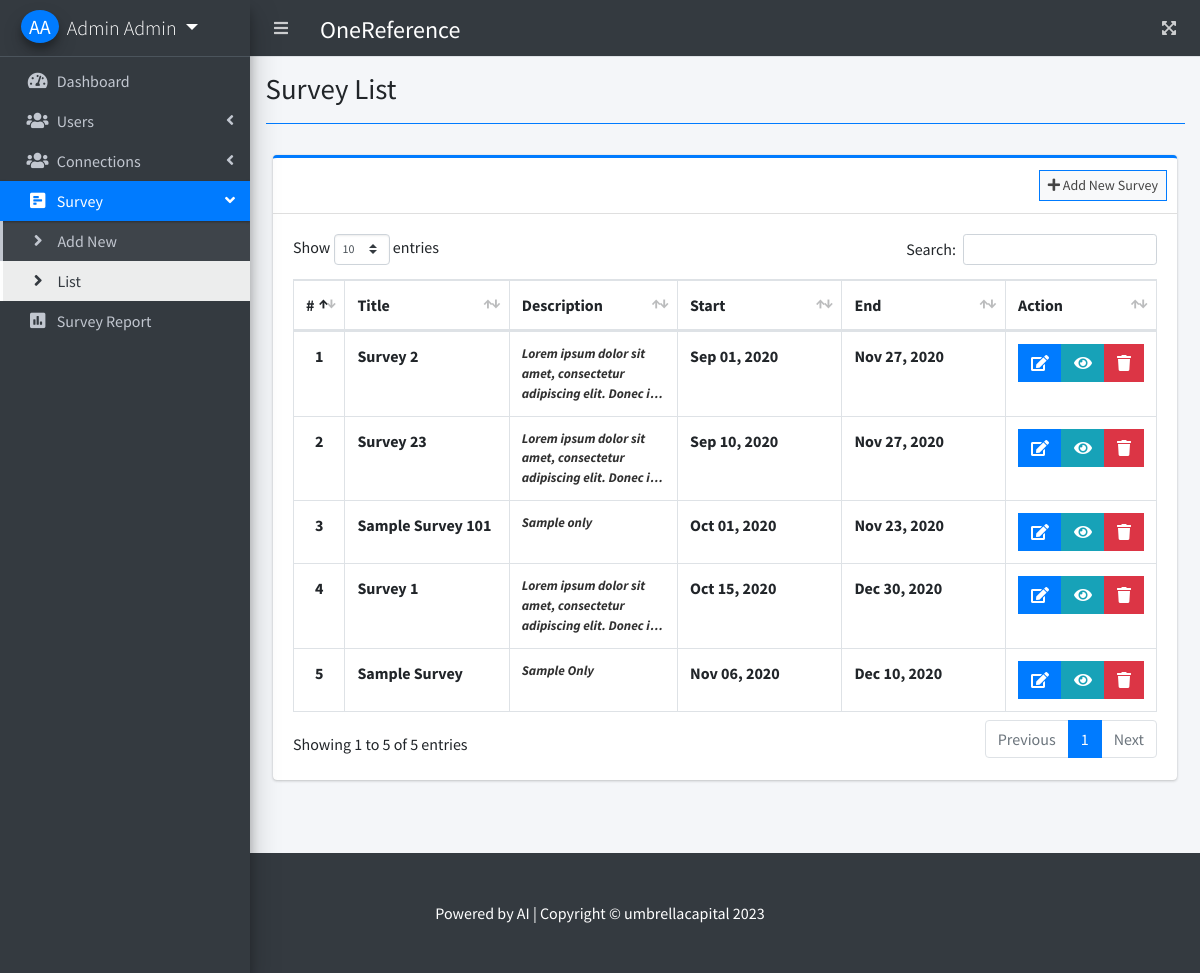
The page /home.php?page=survey_list (signed in) on the database its author committed.
### tables this page shows
CREATE TABLE `survey_set` (
  `id` int(30) NOT NULL,
  `title` varchar(200) NOT NULL,
  `description` text NOT NULL,
  `user_id` int(30) NOT NULL,
  `start_date` date NOT NULL,
  `end_date` date NOT NULL,
  `date_created` datetime NOT NULL DEFAULT current_timestamp()
);

### survey_list.php (the view, shortened to what this page needs)
<?php include'db_connect.php' ?>
<div class="col-lg-12">
	<div class="card card-outline card-primary">
		<div class="card-header">
			<div class="card-tools">
				<a class="btn btn-block btn-sm btn-default btn-flat border-primary" href="./home.php?page=new_survey"><i class="fa fa-plus"></i> Add New Survey</a>
			</div>
		</div>
		<div class="card-body">
			<table class="table tabe-hover table-bordered" id="list">
				<colgroup>
					<col width="5%">
					<col width="20%">
					<col width="20%">
					<col width="20%">
					<col width="20%">
					<col width="15%">
				</colgroup>
				<thead>
					<tr>
						<th class="text-center">#</th>
						<th>Title</th>
						<th>Description</th>
						<th>Start</th>
						<th>End</th>
						<th>Action</th>
					</tr>
				</thead>
				<tbody>
					<?php
					$i = 1;
					$qry = $conn->query("SELECT * FROM survey_set order by date(start_date) asc,date(end_date) asc ");
					while($row= $qry->fetch_assoc()):
					?>
					<tr>
						<th class="text-center"><?php echo $i++ ?></th>
						<td><b><?php echo ucwords($row['title']) ?></b></td>
						<td><b class="truncate"><?php echo $row['description'] ?></b></td>
						<td><b><?php echo date("M d, Y",strtotime($row['start_date'])) ?></b></td>
						<td><b><?php echo date("M d, Y",strtotime($row['end_date'])) ?></b></td>
						<td class="text-center">
		                    <div class="btn-group">
		                        <a href="./home.php?page=edit_survey&id=<?php echo $row['id'] ?>" class="btn btn-primary btn-flat">
		                          <i class="fas fa-edit"></i>
		                        </a>
		                        <a  href="./home.php?page=view_survey&id=<?php echo $row['id'] ?>" class="btn btn-info btn-flat">
		                          <i class="fas fa-eye"></i>
		                        </a>
		                        <button type="button" class="btn btn-danger btn-flat delete_survey" data-id="<?php echo $row['id'] ?>">
		                          <i class="fas fa-trash"></i>
		                        </button>
	                      </div>
						</td>
					</tr>
				<?php endwhile; ?>
				</tbody>
			</table>
		</div>
	</div>
</div>

### rows shown on the page
survey_set: title "Survey 2", description "Lorem ipsum dolor sit amet, consectetur adipiscing elit. Donec…", start_date "Sep 01, 2020", end_date "Nov 27, 2020"
survey_set: title "Survey 23", description "Lorem ipsum dolor sit amet, consectetur adipiscing elit. Donec…", start_date "Sep 10, 2020", end_date "Nov 27, 2020"
survey_set: title "Sample Survey 101", description "Sample only", start_date "Oct 01, 2020", end_date "Nov 23, 2020"
survey_set: title "Survey 1", description "Lorem ipsum dolor sit amet, consectetur adipiscing elit. Donec…", start_date "Oct 15, 2020", end_date "Dec 30, 2020"
survey_set: title "Sample Survey", description "Sample Only", start_date "Nov 06, 2020", end_date "Dec 10, 2020"

### other values the page prints
$_SESSION['login_firstname'].' '.$_SESSION['login_lastname'] "Admin Admin"
$title "Survey List"
